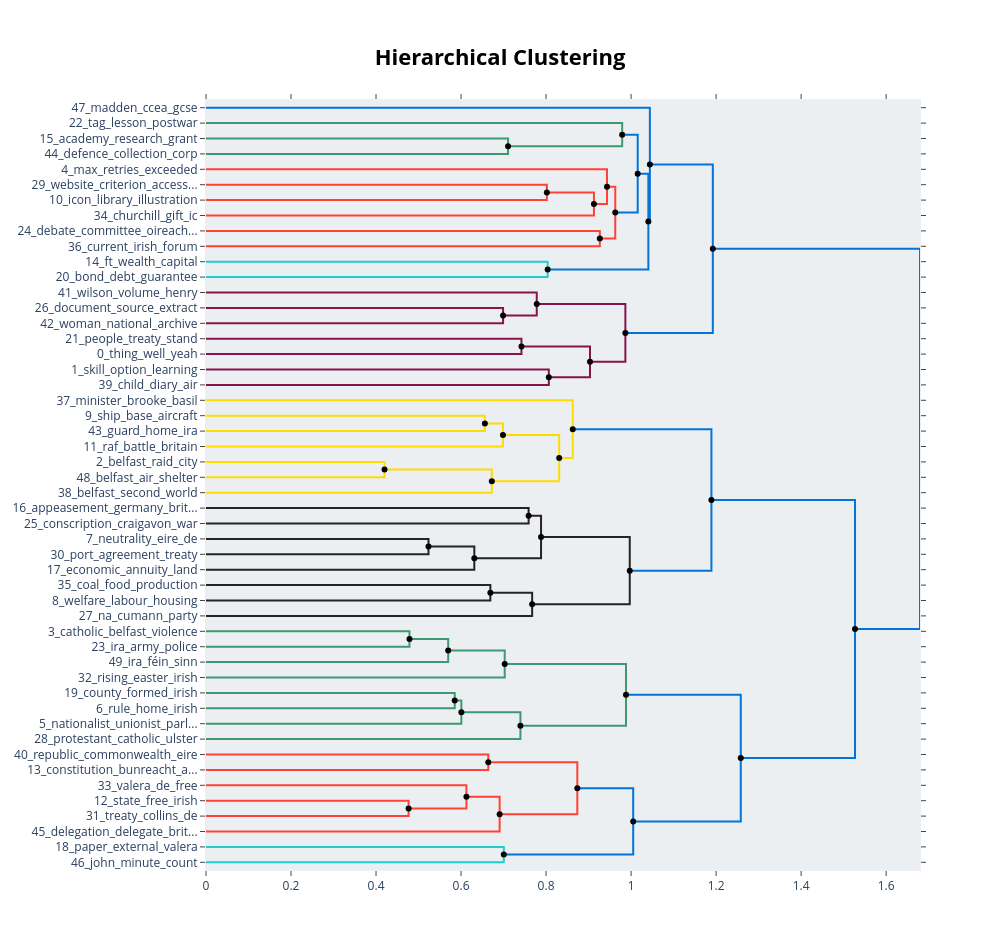

The notebook cell this image was saved under:
### Code cell
# Visualize the hierarchical topics
print("Creating hierarchical topics visualization...")

# Use the hierarchical_model to create the visualization
hierarchy_fig_option1 = option1_topic_model_fast.visualize_hierarchy(hierarchical_topics=hierarchical_topics_option1)
hierarchy_fig_option1.show()

# Also save as HTML
hierarchy_fig_option1.write_html("../outputs/analysis_results/raw/reduce_outlier/visuals/option1_hierarchical_topics_reduced_outliers.html")
print("Hierarchical topics visualization saved for option1")

### Figure 1 — Plotly figure (JSON) as saved in the notebook; plotly's stock layout.template omitted (floating-point values rounded to 4 significant figures)
{"data": [{"hoverinfo": "text", "marker": {"color": "rgb(61,153,112)"}, "mode": "lines", "text": ["academy_research_grant_irish_collection", "", "", "defence_collection_corp_military_report"], "type": "scatter", "x": [0.0, 0.7106, 0.7106, 0.0], "xaxis": "x", "y": [-25.0, -25.0, -35.0, -35.0], "yaxis": "y"}, {"hoverinfo": "text", "marker": {"color": "rgb(61,153,112)"}, "mode": "lines", "text": ["tag_lesson_postwar_victorian_workshop", "", "", "academy_collection_research_irish_grant"], "type": "scatter", "x": [0.0, 0.979, 0.979, 0.7106], "xaxis": "x", "y": [-15.0, -15.0, -30.0, -30.0], "yaxis": "y"}, {"hoverinfo": "text", "marker": {"color": "rgb(255,65,54)"}, "mode": "lines", "text": ["website_criterion_accessibility_success_cooky", "", "", "icon_library_illustration_software_search"], "type": "scatter", "x": [0.0, 0.8018, 0.8018, 0.0], "xaxis": "x", "y": [-55.0, -55.0, -65.0, -65.0], "yaxis": "y"}, {"hoverinfo": "text", "marker": {"color": "rgb(255,65,54)"}, "mode": "lines", "text": ["library_icon_search_illustration_software", "", "", "churchill_gift_ic_legacy_society"], "type": "scatter", "x": [0.8018, 0.9126, 0.9126, 0.0], "xaxis": "x", "y": [-60.0, -60.0, -75.0, -75.0], "yaxis": "y"}, {"hoverinfo": "text", "marker": {"color": "rgb(255,65,54)"}, "mode": "lines", "text": ["max_retries_exceeded_object_resolve", "", "", "library_icon_search_illustration_software"], "type": "scatter", "x": [0.0, 0.9434, 0.9434, 0.9126], "xaxis": "x", "y": [-45.0, -45.0, -67.5, -67.5], "yaxis": "y"}, {"hoverinfo": "text", "marker": {"color": "rgb(255,65,54)"}, "mode": "lines", "text": ["debate_committee_oireachtas_schedule_parliamentary", "", "", "current_irish_forum_press_kerry"], "type": "scatter", "x": [0.0, 0.9265, 0.9265, 0.0], "xaxis": "x", "y": [-85.0, -85.0, -95.0, -95.0], "yaxis": "y"}, {"hoverinfo": "text", "marker": {"color": "rgb(255,65,54)"}, "mode": "lines", "text": ["icon_search_illustration_library_software", "", "", "debate_committee_oireachtas_current_schedule"], "type": "scatter", "x": [0.9434, 0.9628, 0.9628, 0.9265], "xaxis": "x", "y": [-56.25, -56.25, -90.0, -90.0], "yaxis": "y"}, {"hoverinfo": "text", "marker": {"color": "rgb(0,116,217)"}, "mode": "lines", "text": ["tag_lesson_collection_academy_postwar", "", "", "search_icon_library_illustration_software"], "type": "scatter", "x": [0.979, 1.016, 1.016, 0.9628], "xaxis": "x", "y": [-22.5, -22.5, -73.12, -73.12], "yaxis": "y"}, {"hoverinfo": "text", "marker": {"color": "rgb(35,205,205)"}, "mode": "lines", "text": ["ft_wealth_capital_uk_research", "", "", "bond_debt_guarantee_land_uk"], "type": "scatter", "x": [0.0, 0.8038, 0.8038, 0.0], "xaxis": "x", "y": [-105.0, -105.0, -115.0, -115.0], "yaxis": "y"}, {"hoverinfo": "text", "marker": {"color": "rgb(0,116,217)"}, "mode": "lines", "text": ["search_tag_library_archive_collection", "", "", "ft_uk_wealth_capital_bond"], "type": "scatter", "x": [1.016, 1.041, 1.041, 0.8038], "xaxis": "x", "y": [-47.81, -47.81, -110.0, -110.0], "yaxis": "y"}, {"hoverinfo": "text", "marker": {"color": "rgb(0,116,217)"}, "mode": "lines", "text": ["madden_ccea_gcse_guide_dvd", "", "", "search_tag_library_archive_collection"], "type": "scatter", "x": [0.0, 1.044, 1.044, 1.041], "xaxis": "x", "y": [-5.0, -5.0, -78.91, -78.91], "yaxis": "y"}, {"hoverinfo": "text", "marker": {"color": "rgb(133,20,75)"}, "mode": "lines", "text": ["document_source_extract_referring_doe", "", "", "woman_national_archive_lalor_markievicz"], "type": "scatter", "x": [0.0, 0.6989, 0.6989, 0.0], "xaxis": "x", "y": [-135.0, -135.0, -145.0, -145.0], "yaxis": "y"}, {"hoverinfo": "text", "marker": {"color": "rgb(133,20,75)"}, "mode": "lines", "text": ["wilson_volume_henry_murder_assassination", "", "", "woman_document_source_doe_extract"], "type": "scatter", "x": [0.0, 0.7781, 0.7781, 0.6989], "xaxis": "x", "y": [-125.0, -125.0, -140.0, -140.0], "yaxis": "y"}, {"hoverinfo": "text", "marker": {"color": "rgb(133,20,75)"}, "mode": "lines", "text": ["people_treaty_stand_irish_dáil", "", "", "thing_well_yeah_lot_actually"], "type": "scatter", "x": [0.0, 0.7421, 0.7421, 0.0], "xaxis": "x", "y": [-155.0, -155.0, -165.0, -165.0], "yaxis": "y"}, {"hoverinfo": "text", "marker": {"color": "rgb(133,20,75)"}, "mode": "lines", "text": ["skill_option_learning_éire_suggestion", "", "", "child_diary_air_class_raid"], "type": "scatter", "x": [0.0, 0.8065, 0.8065, 0.0], "xaxis": "x", "y": [-175.0, -175.0, -185.0, -185.0], "yaxis": "y"}, {"hoverinfo": "text", "marker": {"color": "rgb(133,20,75)"}, "mode": "lines", "text": ["thing_well_yeah_lot_actually", "", "", "skill_learning_option_éire_class"], "type": "scatter", "x": [0.7421, 0.9034, 0.9034, 0.8065], "xaxis": "x", "y": [-160.0, -160.0, -180.0, -180.0], "yaxis": "y"}, {"hoverinfo": "text", "marker": {"color": "rgb(133,20,75)"}, "mode": "lines", "text": ["document_woman_wilson_doe_source", "", "", "thing_well_teaching_yeah_lot"], "type": "scatter", "x": [0.7781, 0.9866, 0.9866, 0.9034], "xaxis": "x", "y": [-132.5, -132.5, -170.0, -170.0], "yaxis": "y"}, {"hoverinfo": "text", "marker": {"color": "rgb(0,116,217)"}, "mode": "lines", "text": ["search_tag_library_archive_collection", "", "", "thing_well_teaching_yeah_lot"], "type": "scatter", "x": [1.044, 1.192, 1.192, 0.9866], "xaxis": "x", "y": [-41.95, -41.95, -151.2, -151.2], "yaxis": "y"}, {"hoverinfo": "text", "marker": {"color": "rgb(255,220,0)"}, "mode": "lines", "text": ["ship_base_aircraft_boat_flying", "", "", "guard_home_ira_war_internment"], "type": "scatter", "x": [0.0, 0.6561, 0.6561, 0.0], "xaxis": "x", "y": [-205.0, -205.0, -215.0, -215.0], "yaxis": "y"}, {"hoverinfo": "text", "marker": {"color": "rgb(255,220,0)"}, "mode": "lines", "text": ["base_ship_aircraft_guard_war", "", "", "raf_battle_britain_luftwaffe_hitler"], "type": "scatter", "x": [0.6561, 0.6986, 0.6986, 0.0], "xaxis": "x", "y": [-210.0, -210.0, -225.0, -225.0], "yaxis": "y"}, {"hoverinfo": "text", "marker": {"color": "rgb(255,220,0)"}, "mode": "lines", "text": ["belfast_raid_city_bomb_blitz", "", "", "belfast_air_shelter_raid_child"], "type": "scatter", "x": [0.0, 0.42, 0.42, 0.0], "xaxis": "x", "y": [-235.0, -235.0, -245.0, -245.0], "yaxis": "y"}, {"hoverinfo": "text", "marker": {"color": "rgb(255,220,0)"}, "mode": "lines", "text": ["belfast_raid_city_bomb_blitz", "", "", "belfast_second_world_war_blitz"], "type": "scatter", "x": [0.42, 0.6724, 0.6724, 0.0], "xaxis": "x", "y": [-240.0, -240.0, -255.0, -255.0], "yaxis": "y"}, {"hoverinfo": "text", "marker": {"color": "rgb(255,220,0)"}, "mode": "lines", "text": ["raf_aircraft_base_guard_ship", "", "", "belfast_raid_city_blitz_bomb"], "type": "scatter", "x": [0.6986, 0.8309, 0.8309, 0.6724], "xaxis": "x", "y": [-217.5, -217.5, -247.5, -247.5], "yaxis": "y"}, {"hoverinfo": "text", "marker": {"color": "rgb(255,220,0)"}, "mode": "lines", "text": ["minister_brooke_basil_andrew_macdermott", "", "", "belfast_raid_city_war_blitz"], "type": "scatter", "x": [0.0, 0.8628, 0.8628, 0.8309], "xaxis": "x", "y": [-195.0, -195.0, -232.5, -232.5], "yaxis": "y"}, {"hoverinfo": "text", "marker": {"color": "rgb(40,35,35)"}, "mode": "lines", "text": ["appeasement_germany_britain_hitler_rearmament", "", "", "conscription_craigavon_war_nationalist_effort"], "type": "scatter", "x": [0.0, 0.759, 0.759, 0.0], "xaxis": "x", "y": [-265.0, -265.0, -275.0, -275.0], "yaxis": "y"}, {"hoverinfo": "text", "marker": {"color": "rgb(40,35,35)"}, "mode": "lines", "text": ["neutrality_eire_de_valera_war", "", "", "port_agreement_treaty_eire_britain"], "type": "scatter", "x": [0.0, 0.5234, 0.5234, 0.0], "xaxis": "x", "y": [-285.0, -285.0, -295.0, -295.0], "yaxis": "y"}, {"hoverinfo": "text", "marker": {"color": "rgb(40,35,35)"}, "mode": "lines", "text": ["eire_neutrality_war_de_valera", "", "", "economic_annuity_land_farmer_britain"], "type": "scatter", "x": [0.5234, 0.6312, 0.6312, 0.0], "xaxis": "x", "y": [-290.0, -290.0, -305.0, -305.0], "yaxis": "y"}, {"hoverinfo": "text", "marker": {"color": "rgb(40,35,35)"}, "mode": "lines", "text": ["conscription_britain_germany_war_appeasement", "", "", "valera_de_war_eire_britain"], "type": "scatter", "x": [0.759, 0.7882, 0.7882, 0.6312], "xaxis": "x", "y": [-270.0, -270.0, -297.5, -297.5], "yaxis": "y"}, {"hoverinfo": "text", "marker": {"color": "rgb(40,35,35)"}, "mode": "lines", "text": ["coal_food_production_rationing_shortage", "", "", "welfare_labour_housing_health_government"], "type": "scatter", "x": [0.0, 0.6689, 0.6689, 0.0], "xaxis": "x", "y": [-315.0, -315.0, -325.0, -325.0], "yaxis": "y"}, {"hoverinfo": "text", "marker": {"color": "rgb(40,35,35)"}, "mode": "lines", "text": ["welfare_labour_health_shortage_housing", "", "", "na_cumann_party_government_clann"], "type": "scatter", "x": [0.6689, 0.7673, 0.7673, 0.0], "xaxis": "x", "y": [-320.0, -320.0, -335.0, -335.0], "yaxis": "y"}, {"hoverinfo": "text", "marker": {"color": "rgb(40,35,35)"}, "mode": "lines", "text": ["war_britain_valera_de_eire", "", "", "welfare_labour_government_new_shortage"], "type": "scatter", "x": [0.7882, 0.9969, 0.9969, 0.7673], "xaxis": "x", "y": [-283.8, -283.8, -327.5, -327.5], "yaxis": "y"}, {"hoverinfo": "text", "marker": {"color": "rgb(0,116,217)"}, "mode": "lines", "text": ["belfast_raid_city_blitz_war", "", "", "britain_war_eire_valera_de"], "type": "scatter", "x": [0.8628, 1.189, 1.189, 0.9969], "xaxis": "x", "y": [-213.8, -213.8, -305.6, -305.6], "yaxis": "y"}, {"hoverinfo": "text", "marker": {"color": "rgb(61,153,112)"}, "mode": "lines", "text": ["catholic_belfast_violence_loyalist_protestant", "", "", "ira_army_police_volunteer_men"], "type": "scatter", "x": [0.0, 0.4787, 0.4787, 0.0], "xaxis": "x", "y": [-345.0, -345.0, -355.0, -355.0], "yaxis": "y"}, {"hoverinfo": "text", "marker": {"color": "rgb(61,153,112)"}, "mode": "lines", "text": ["ira_catholic_violence_loyalist_belfast", "", "", "ira_féin_sinn_prisoner_hunger"], "type": "scatter", "x": [0.4787, 0.5698, 0.5698, 0.0], "xaxis": "x", "y": [-350.0, -350.0, -365.0, -365.0], "yaxis": "y"}, {"hoverinfo": "text", "marker": {"color": "rgb(61,153,112)"}, "mode": "lines", "text": ["ira_catholic_violence_loyalist_force", "", "", "rising_easter_irish_sinn_dublin"], "type": "scatter", "x": [0.5698, 0.7027, 0.7027, 0.0], "xaxis": "x", "y": [-357.5, -357.5, -375.0, -375.0], "yaxis": "y"}, {"hoverinfo": "text", "marker": {"color": "rgb(61,153,112)"}, "mode": "lines", "text": ["county_formed_irish_free_commission", "", "", "rule_home_irish_british_parliament"], "type": "scatter", "x": [0.0, 0.5851, 0.5851, 0.0], "xaxis": "x", "y": [-385.0, -385.0, -395.0, -395.0], "yaxis": "y"}, {"hoverinfo": "text", "marker": {"color": "rgb(61,153,112)"}, "mode": "lines", "text": ["rule_home_irish_county_british", "", "", "nationalist_unionist_parliament_government_election"], "type": "scatter", "x": [0.5851, 0.6007, 0.6007, 0.0], "xaxis": "x", "y": [-390.0, -390.0, -405.0, -405.0], "yaxis": "y"}, {"hoverinfo": "text", "marker": {"color": "rgb(61,153,112)"}, "mode": "lines", "text": ["rule_nationalist_unionist_home_parliament", "", "", "protestant_catholic_ulster_civil_right"], "type": "scatter", "x": [0.6007, 0.7397, 0.7397, 0.0], "xaxis": "x", "y": [-397.5, -397.5, -415.0, -415.0], "yaxis": "y"}, {"hoverinfo": "text", "marker": {"color": "rgb(61,153,112)"}, "mode": "lines", "text": ["ira_catholic_violence_loyalist_sinn", "", "", "rule_nationalist_unionist_protestant_catholic"], "type": "scatter", "x": [0.7027, 0.988, 0.988, 0.7397], "xaxis": "x", "y": [-366.2, -366.2, -406.2, -406.2], "yaxis": "y"}, {"hoverinfo": "text", "marker": {"color": "rgb(255,65,54)"}, "mode": "lines", "text": ["republic_commonwealth_eire_britain_éire", "", "", "constitution_bunreacht_article_new_heireann"], "type": "scatter", "x": [0.0, 0.6641, 0.6641, 0.0], "xaxis": "x", "y": [-425.0, -425.0, -435.0, -435.0], "yaxis": "y"}, {"hoverinfo": "text", "marker": {"color": "rgb(255,65,54)"}, "mode": "lines", "text": ["state_free_irish_treaty_republic", "", "", "treaty_collins_de_valera_december"], "type": "scatter", "x": [0.0, 0.4766, 0.4766, 0.0], "xaxis": "x", "y": [-455.0, -455.0, -465.0, -465.0], "yaxis": "y"}, {"hoverinfo": "text", "marker": {"color": "rgb(255,65,54)"}, "mode": "lines", "text": ["valera_de_free_fianna_oath", "", "", "treaty_state_free_irish_de"], "type": "scatter", "x": [0.0, 0.6126, 0.6126, 0.4766], "xaxis": "x", "y": [-445.0, -445.0, -460.0, -460.0], "yaxis": "y"}, {"hoverinfo": "text", "marker": {"color": "rgb(255,65,54)"}, "mode": "lines", "text": ["treaty_free_state_valera_de", "", "", "delegation_delegate_british_commission_george"], "type": "scatter", "x": [0.6126, 0.6908, 0.6908, 0.0], "xaxis": "x", "y": [-452.5, -452.5, -475.0, -475.0], "yaxis": "y"}, {"hoverinfo": "text", "marker": {"color": "rgb(255,65,54)"}, "mode": "lines", "text": ["constitution_republic_eire_commonwealth_bunreacht", "", "", "treaty_state_free_valera_de"], "type": "scatter", "x": [0.6641, 0.8735, 0.8735, 0.6908], "xaxis": "x", "y": [-430.0, -430.0, -463.8, -463.8], "yaxis": "y"}, {"hoverinfo": "text", "marker": {"color": "rgb(35,205,205)"}, "mode": "lines", "text": ["paper_external_valera_de_éamon", "", "", "john_minute_count_boland_joseph"], "type": "scatter", "x": [0.0, 0.7005, 0.7005, 0.0], "xaxis": "x", "y": [-485.0, -485.0, -495.0, -495.0], "yaxis": "y"}, {"hoverinfo": "text", "marker": {"color": "rgb(0,116,217)"}, "mode": "lines", "text": ["state_free_constitution_treaty_valera", "", "", "external_department_paper_de_john"], "type": "scatter", "x": [0.8735, 1.005, 1.005, 0.7005], "xaxis": "x", "y": [-446.9, -446.9, -490.0, -490.0], "yaxis": "y"}, {"hoverinfo": "text", "marker": {"color": "rgb(0,116,217)"}, "mode": "lines", "text": ["catholic_rule_irish_ira_protestant", "", "", "de_valera_state_constitution_free"], "type": "scatter", "x": [0.988, 1.258, 1.258, 1.005], "xaxis": "x", "y": [-386.2, -386.2, -468.4, -468.4], "yaxis": "y"}, {"hoverinfo": "text", "marker": {"color": "rgb(0,116,217)"}, "mode": "lines", "text": ["war_britain_belfast_german_government", "", "", "irish_british_state_catholic_rule"], "type": "scatter", "x": [1.189, 1.527, 1.527, 1.258], "xaxis": "x", "y": [-259.7, -259.7, -427.3, -427.3], "yaxis": "y"}, {"hoverinfo": "text", "marker": {"color": "rgb(0,116,217)"}, "mode": "lines", "text": ["thing_well_search_teaching_people", "", "", "war_irish_government_british_britain"], "type": "scatter", "x": [1.192, 1.68, 1.68, 1.527], "xaxis": "x", "y": [-96.6, -96.6, -343.5, -343.5], "yaxis": "y"}, {"hoverinfo": "text", "hovertext": ["library_icon_search_illustration_software", "icon_search_illustration_library_software", "tag_lesson_collection_academy_postwar", "search_tag_library_archive_collection", "thing_well_yeah_lot_actually", "document_woman_wilson_doe_source", "search_tag_library_archive_collection", "base_ship_aircraft_guard_war", "belfast_raid_city_bomb_blitz", "raf_aircraft_base_guard_ship", "eire_neutrality_war_de_valera", "conscription_britain_germany_war_appeasement", "welfare_labour_health_shortage_housing", "war_britain_valera_de_eire", "belfast_raid_city_blitz_war", "ira_catholic_violence_loyalist_belfast", "ira_catholic_violence_loyalist_force", "rule_home_irish_county_british", "rule_nationalist_unionist_home_parliament", "ira_catholic_violence_loyalist_sinn", "treaty_free_state_valera_de", "constitution_republic_eire_commonwealth_bunreacht", "state_free_constitution_treaty_valera", "catholic_rule_irish_ira_protestant", "war_britain_belfast_german_government", "thing_well_search_teaching_people"], "marker": {"color": "black"}, "mode": "markers", "showlegend": false, "type": "scatter", "x": [0.8018, 0.9434, 0.979, 1.016, 0.7421, 0.7781, 1.044, 0.6561, 0.42, 0.6986, 0.5234, 0.759, 0.6689, 0.7882, 0.8628, 0.4787, 0.5698, 0.5851, 0.6007, 0.7027, 0.6126, 0.6641, 0.8735, 0.988, 1.189, 1.192], "y": [-60, -56.25, -22.5, -47.81, -160, -132.5, -41.95, -210, -240, -217.5, -290, -270, -320, -283.8, -213.8, -350, -357.5, -390, -397.5, -366.2, -452.5, -430, -446.9, -386.2, -259.7, -96.6]}, {"hoverinfo": "text", "hovertext": ["academy_collection_research_irish_grant", "library_icon_search_illustration_software", "debate_committee_oireachtas_current_schedule", "search_icon_library_illustration_software", "ft_uk_wealth_capital_bond", "search_tag_library_archive_collection", "woman_document_source_doe_extract", "skill_learning_option_éire_class", "thing_well_teaching_yeah_lot", "thing_well_teaching_yeah_lot", "belfast_raid_city_blitz_bomb", "belfast_raid_city_war_blitz", "valera_de_war_eire_britain", "welfare_labour_government_new_shortage", "britain_war_eire_valera_de", "rule_nationalist_unionist_protestant_catholic", "treaty_state_free_irish_de", "treaty_state_free_valera_de", "external_department_paper_de_john", "de_valera_state_constitution_free", "irish_british_state_catholic_rule", "war_irish_government_british_britain"], "marker": {"color": "black"}, "mode": "markers", "showlegend": false, "type": "scatter", "x": [0.7106, 0.9126, 0.9265, 0.9628, 0.8038, 1.041, 0.6989, 0.8065, 0.9034, 0.9866, 0.6724, 0.8309, 0.6312, 0.7673, 0.9969, 0.7397, 0.4766, 0.6908, 0.7005, 1.005, 1.258, 1.527], "y": [-30, -67.5, -90, -73.12, -110, -78.91, -140, -180, -170, -151.2, -247.5, -232.5, -297.5, -327.5, -305.6, -406.2, -460, -463.8, -490, -468.4, -427.3, -343.5]}], "layout": {"autosize": false, "height": 950, "hoverlabel": {"bgcolor": "white", "font": {"family": "Rockwell", "size": 16}}, "hovermode": "closest", "plot_bgcolor": "#ECEFF1", "showlegend": false, "title": {"font": {"color": "Black", "size": 22}, "text": "<b>Hierarchical Clustering</b>", "x": 0.5, "xanchor": "center", "yanchor": "top"}, "width": 1000, "xaxis": {"mirror": "allticks", "rangemode": "tozero", "showgrid": false, "showline": true, "showticklabels": true, "ticks": "outside", "type": "linear", "zeroline": false}, "yaxis": {"mirror": "allticks", "range": [-500, 0], "rangemode": "tozero", "showgrid": false, "showline": true, "showticklabels": true, "tickmode": "array", "ticks": "outside", "ticktext": ["47_madden_ccea_gcse", "22_tag_lesson_postwar", "15_academy_research_grant", "44_defence_collection_corp", "4_max_retries_exceeded", "29_website_criterion_access...", "10_icon_library_illustration", "34_churchill_gift_ic", "24_debate_committee_oireach...", "36_current_irish_forum", "14_ft_wealth_capital", "20_bond_debt_guarantee", "41_wilson_volume_henry", "26_document_source_extract", "42_woman_national_archive", "21_people_treaty_stand", "0_thing_well_yeah", "1_skill_option_learning", "39_child_diary_air", "37_minister_brooke_basil", "9_ship_base_aircraft", "43_guard_home_ira", "11_raf_battle_britain", "2_belfast_raid_city", "48_belfast_air_shelter", "38_belfast_second_world", "16_appeasement_germany_brit...", "25_conscription_craigavon_war", "7_neutrality_eire_de", "30_port_agreement_treaty", "17_economic_annuity_land", "35_coal_food_production", "8_welfare_labour_housing", "27_na_cumann_party", "3_catholic_belfast_violence", "23_ira_army_police", "49_ira_féin_sinn", "32_rising_easter_irish", "19_county_formed_irish", "6_rule_home_irish", "5_nationalist_unionist_parl...", "28_protestant_catholic_ulster", "40_republic_commonwealth_eire", "13_constitution_bunreacht_a...", "33_valera_de_free", "12_state_free_irish", "31_treaty_collins_de", "45_delegation_delegate_brit...", "18_paper_external_valera", "46_john_minute_count"], "tickvals": [-5, -15, -25, -35, -45, -55, -65, -75, -85, -95, -105, -115, -125, -135, -145, -155, -165, -175, -185, -195, -205, -215, -225, -235, -245, -255, -265, -275, -285, -295, -305, -315, -325, -335, -345, -355, -365, -375, -385, -395, -405, -415, -425, -435, -445, -455, -465, -475, -485, -495], "type": "linear", "zeroline": false}}}
